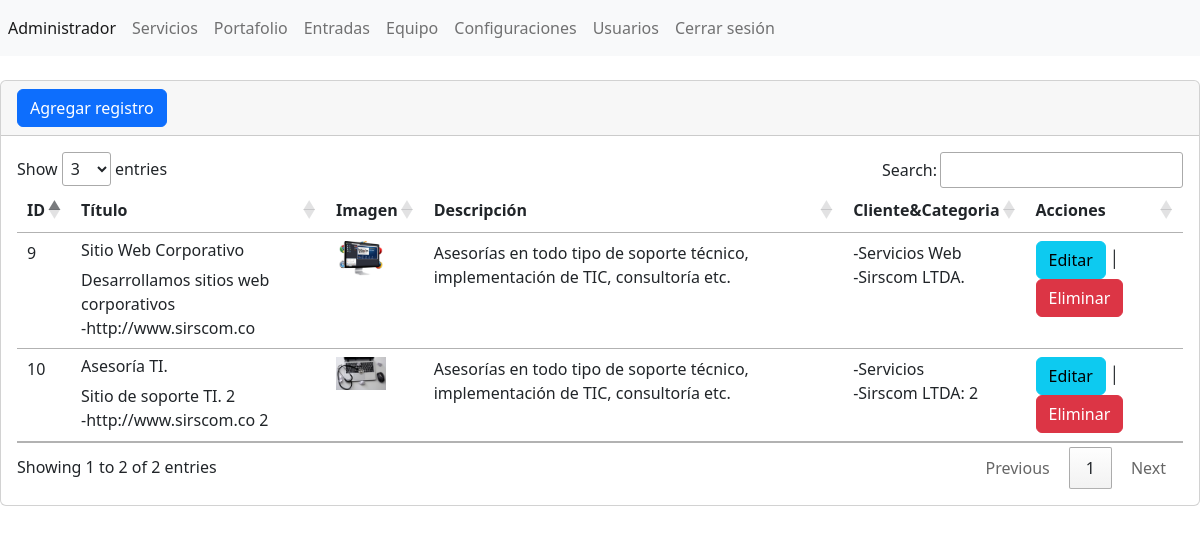
/ProyectoBackend/admin/secciones/portafolio/index.php (signed in), run on the app's committed database.
### tables this page shows
CREATE TABLE `portafolio` (
  `ID` int(11) NOT NULL,
  `titulo` varchar(255) NOT NULL,
  `subtitulo` varchar(255) NOT NULL,
  `imagen` varchar(255) NOT NULL,
  `descripcion` varchar(255) NOT NULL,
  `cliente` varchar(255) NOT NULL,
  `categoria` varchar(255) NOT NULL,
  `url` varchar(255) NOT NULL
);

### ProyectoBackend/admin/secciones/portafolio/index.php (the view, shortened to what this page needs)
<?php
include("../../db.php");
$sentencia = $conexion->prepare("SELECT * FROM `portafolio`");
$sentencia->execute();
$lista_portafolio = $sentencia->fetchAll(PDO::FETCH_ASSOC);
include("../../templates/header.php");
?>
<div class="card">
    <div class="card-header">
        <a name="" id="" class="btn btn-primary" href="crear.php" role="button">Agregar registro</a>
    </div>
    <div class="card-body">
        <div class="table-responsive-sm">
            <table class="table ">
                <thead>
                    <tr>
                        <th scope="col">ID</th>
                        <th scope="col">Título</th>
                        <th scope="col">Imagen</th>
                        <th scope="col">Descripción</th>
                        <th scope="col">Cliente&Categoria</th>
                        <th scope="col">Acciones</th>
                    </tr>
                </thead>
                <tbody>
                    <?php foreach ($lista_portafolio as $registros) { ?>
                        <tr class="">
                            <td scope="col"><?php echo $registros['ID']; ?></td>
                            <td scope="col">
                                <h6> <?php echo $registros['titulo']; ?> </h6>
                                <?php echo $registros['subtitulo']; ?>
                                <br>-<?php echo $registros['url']; ?>
                            </td>
                            <td scope="col">
                                <img width="50" src="../../../assets/img/portfolio/<?php echo $registros['imagen']; ?>" />
                            </td>
                            <td scope="col"><?php echo $registros['descripcion']; ?></td>
                            <td scope="col">
                                -<?php echo $registros['categoria']; ?>
                                <br>-<?php echo $registros['cliente']; ?>
                            </td>
                            <td scope="col">
                                <a name="" id="" class="btn btn-info" href="editar.php?txtID=<?php echo $registros['ID']; ?>" role="button">Editar</a>
                                │
                                <a name="" id="" class="btn btn-danger" href="index.php?txtID=<?php echo $registros['ID']; ?>" role="button">Eliminar</a>
                            </td>
                        </tr>
                    <?php } ?>
                </tbody>
            </table>
        </div>
    </div>
</div>
<?php include("../../templates/footer.php"); ?>

### data on the page
portafolio: ID "9", titulo "Sitio Web Corporativo", subtitulo "Desarrollamos sitios web corporativos", url "http://www.sirscom.co", imagen (picture), descripcion "Asesorías en todo tipo de soporte técnico, implementación de TIC, consultoría etc.", categoria "Servicios Web", cliente "Sirscom LTDA."
portafolio: ID "10", titulo "Asesoría TI.", subtitulo "Sitio de soporte TI. 2", url "http://www.sirscom.co 2", imagen (picture), descripcion "Asesorías en todo tipo de soporte técnico, implementación de TIC, consultoría etc.", categoria "Servicios", cliente "Sirscom LTDA: 2"
